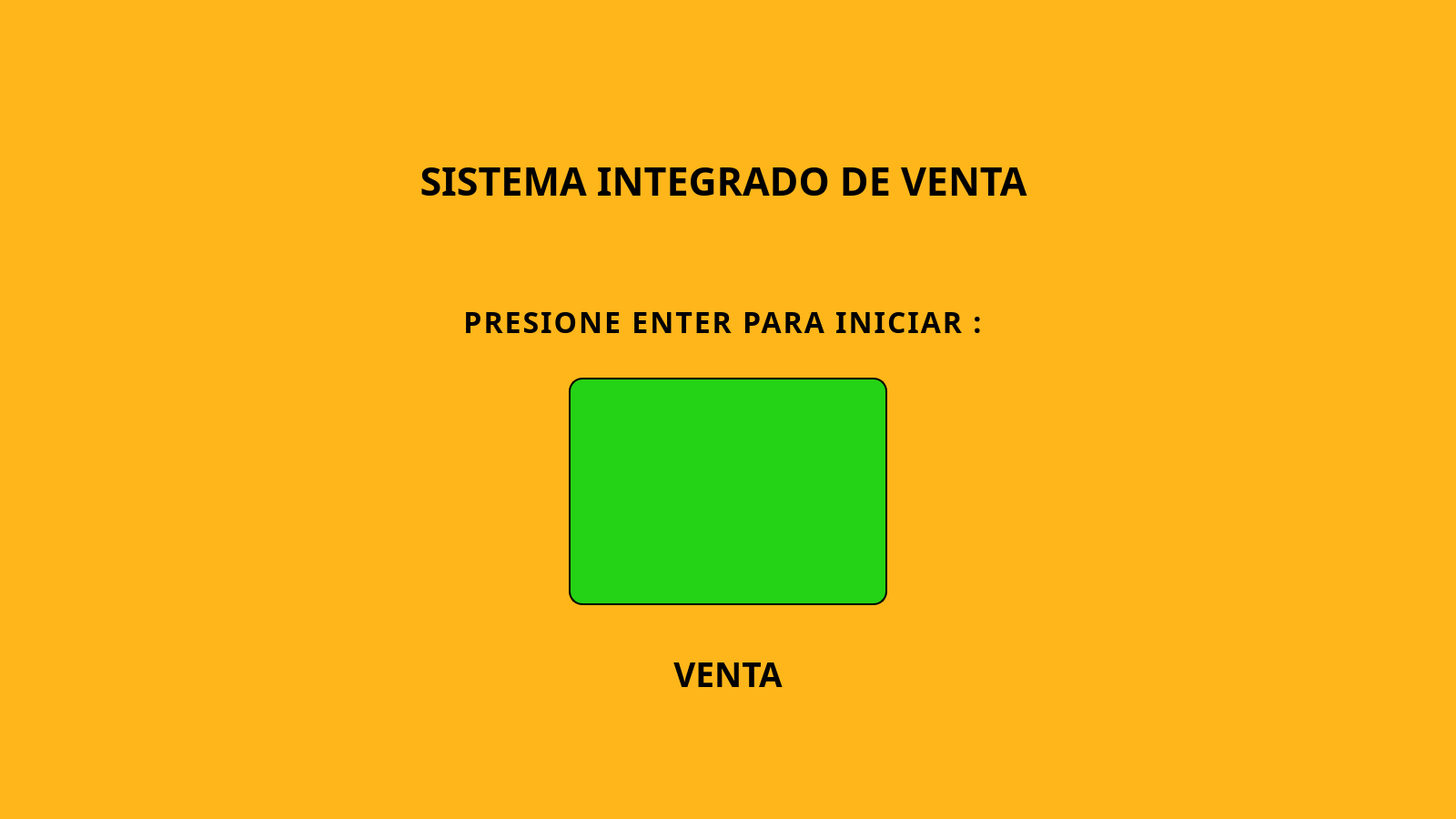
<?xml version="1.0" encoding="UTF-8"?>
<ui version="4.0">
 <class>MainWindow</class>
 <widget class="QMainWindow" name="MainWindow">
  <property name="geometry">
   <rect>
    <x>0</x>
    <y>0</y>
    <width>1600</width>
    <height>900</height>
   </rect>
  </property>
  <property name="windowTitle">
   <string>MainWindow</string>
  </property>
  <property name="styleSheet">
   <string notr="true">background-color: rgb(254, 182, 26);
border-radius: 7px;</string>
  </property>
  <widget class="QWidget" name="centralwidget">
   <widget class="QLabel" name="lblTituloPrincipal">
    <property name="geometry">
     <rect>
      <x>370</x>
      <y>73</y>
      <width>850</width>
      <height>250</height>
     </rect>
    </property>
    <property name="font">
     <font>
      <family>Poppins</family>
      <pointsize>32</pointsize>
      <weight>75</weight>
      <bold>true</bold>
     </font>
    </property>
    <property name="text">
     <string>SISTEMA INTEGRADO DE VENTA</string>
    </property>
    <property name="alignment">
     <set>Qt::AlignCenter</set>
    </property>
    <property name="wordWrap">
     <bool>true</bool>
    </property>
   </widget>
   <widget class="QLabel" name="imgVenta">
    <property name="geometry">
     <rect>
      <x>625</x>
      <y>415</y>
      <width>350</width>
      <height>250</height>
     </rect>
    </property>
    <property name="styleSheet">
     <string notr="true">border-color: rgb(0, 0, 0);
border: 2px solid black;
border-radius: 15px;
background-color: rgb(36, 211, 21);</string>
    </property>
    <property name="text">
     <string/>
    </property>
    <property name="scaledContents">
     <bool>true</bool>
    </property>
    <property name="wordWrap">
     <bool>true</bool>
    </property>
    <property name="margin">
     <number>10</number>
    </property>
   </widget>
   <widget class="QLabel" name="lblVenta">
    <property name="geometry">
     <rect>
      <x>625</x>
      <y>720</y>
      <width>350</width>
      <height>40</height>
     </rect>
    </property>
    <property name="font">
     <font>
      <family>Poppins</family>
      <pointsize>28</pointsize>
      <weight>75</weight>
      <bold>true</bold>
     </font>
    </property>
    <property name="text">
     <string>VENTA</string>
    </property>
    <property name="alignment">
     <set>Qt::AlignCenter</set>
    </property>
   </widget>
   <widget class="QLabel" name="lblSubTituloPrincipal">
    <property name="geometry">
     <rect>
      <x>370</x>
      <y>323</y>
      <width>850</width>
      <height>60</height>
     </rect>
    </property>
    <property name="font">
     <font>
      <family>Poppins SemiBold</family>
      <pointsize>24</pointsize>
      <weight>75</weight>
      <bold>true</bold>
     </font>
    </property>
    <property name="styleSheet">
     <string notr="true"> letter-spacing: 2px;
</string>
    </property>
    <property name="text">
     <string>PRESIONE ENTER PARA INICIAR :</string>
    </property>
    <property name="alignment">
     <set>Qt::AlignCenter</set>
    </property>
    <property name="indent">
     <number>-1</number>
    </property>
   </widget>
   <widget class="QLabel" name="lblmimizar">
    <property name="geometry">
     <rect>
      <x>1520</x>
      <y>10</y>
      <width>30</width>
      <height>30</height>
     </rect>
    </property>
    <property name="styleSheet">
     <string notr="true">background-color: rgba(255, 255, 255, 0);</string>
    </property>
    <property name="text">
     <string/>
    </property>
    <property name="scaledContents">
     <bool>true</bool>
    </property>
    <property name="wordWrap">
     <bool>false</bool>
    </property>
   </widget>
   <widget class="QLabel" name="lblcerrar">
    <property name="geometry">
     <rect>
      <x>1560</x>
      <y>10</y>
      <width>30</width>
      <height>30</height>
     </rect>
    </property>
    <property name="layoutDirection">
     <enum>Qt::LeftToRight</enum>
    </property>
    <property name="autoFillBackground">
     <bool>false</bool>
    </property>
    <property name="styleSheet">
     <string notr="true">background-color: rgba(255, 255, 255, 0);</string>
    </property>
    <property name="text">
     <string/>
    </property>
    <property name="scaledContents">
     <bool>true</bool>
    </property>
    <property name="alignment">
     <set>Qt::AlignCenter</set>
    </property>
    <property name="wordWrap">
     <bool>false</bool>
    </property>
    <property name="margin">
     <number>0</number>
    </property>
    <property name="indent">
     <number>-1</number>
    </property>
   </widget>
   <widget class="QPushButton" name="btnminimizar">
    <property name="geometry">
     <rect>
      <x>1520</x>
      <y>10</y>
      <width>30</width>
      <height>30</height>
     </rect>
    </property>
    <property name="cursor">
     <cursorShape>PointingHandCursor</cursorShape>
    </property>
    <property name="styleSheet">
     <string notr="true">background-color: rgba(255, 255, 255, 0);</string>
    </property>
    <property name="text">
     <string/>
    </property>
   </widget>
   <widget class="QPushButton" name="btnCerrar">
    <property name="geometry">
     <rect>
      <x>1560</x>
      <y>10</y>
      <width>30</width>
      <height>30</height>
     </rect>
    </property>
    <property name="cursor">
     <cursorShape>PointingHandCursor</cursorShape>
    </property>
    <property name="styleSheet">
     <string notr="true">background-color: rgba(255, 255, 255, 0);</string>
    </property>
    <property name="text">
     <string/>
    </property>
   </widget>
  </widget>
 </widget>
 <resources/>
 <connections/>
</ui>
